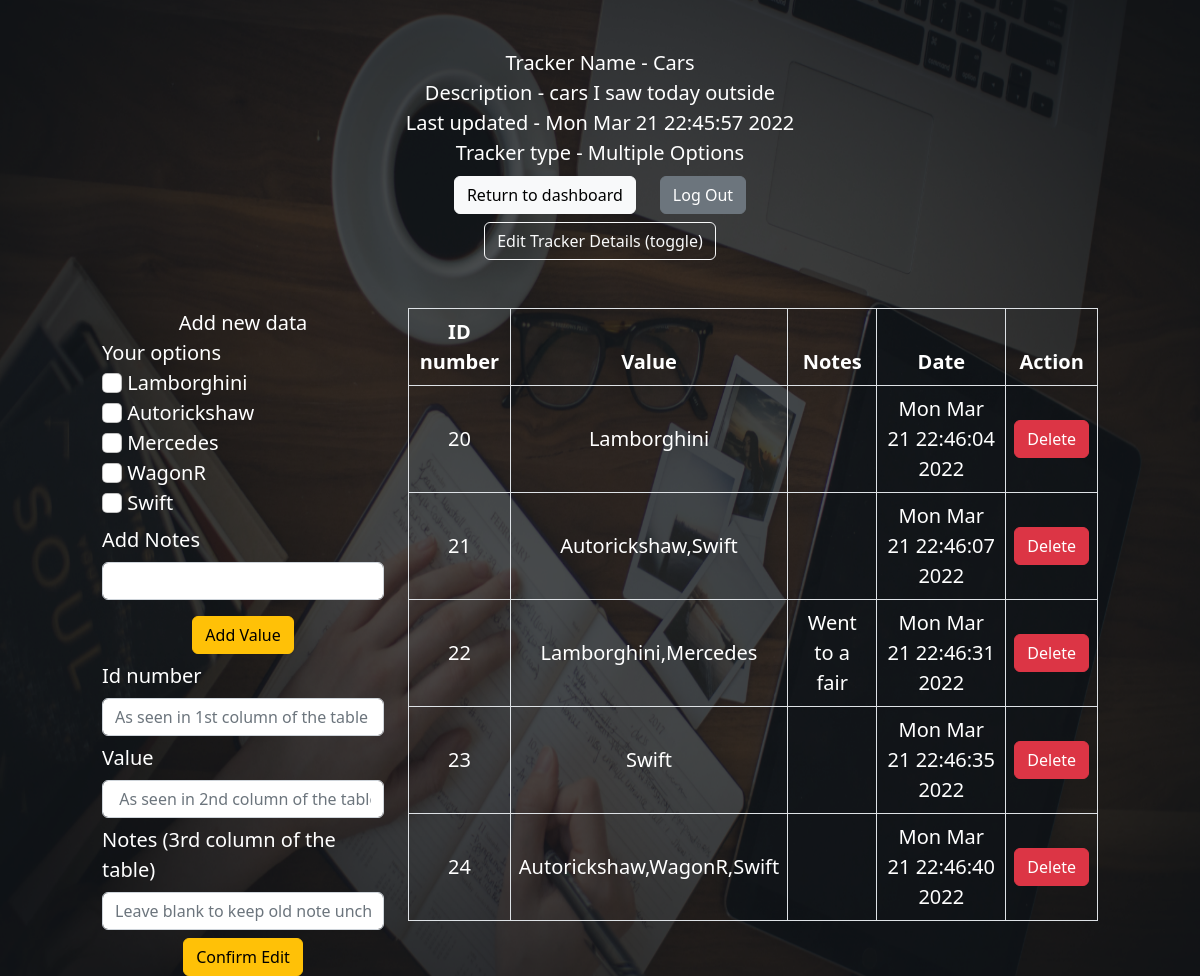
The page /trackerdetails/4 on the database as committed earlier.
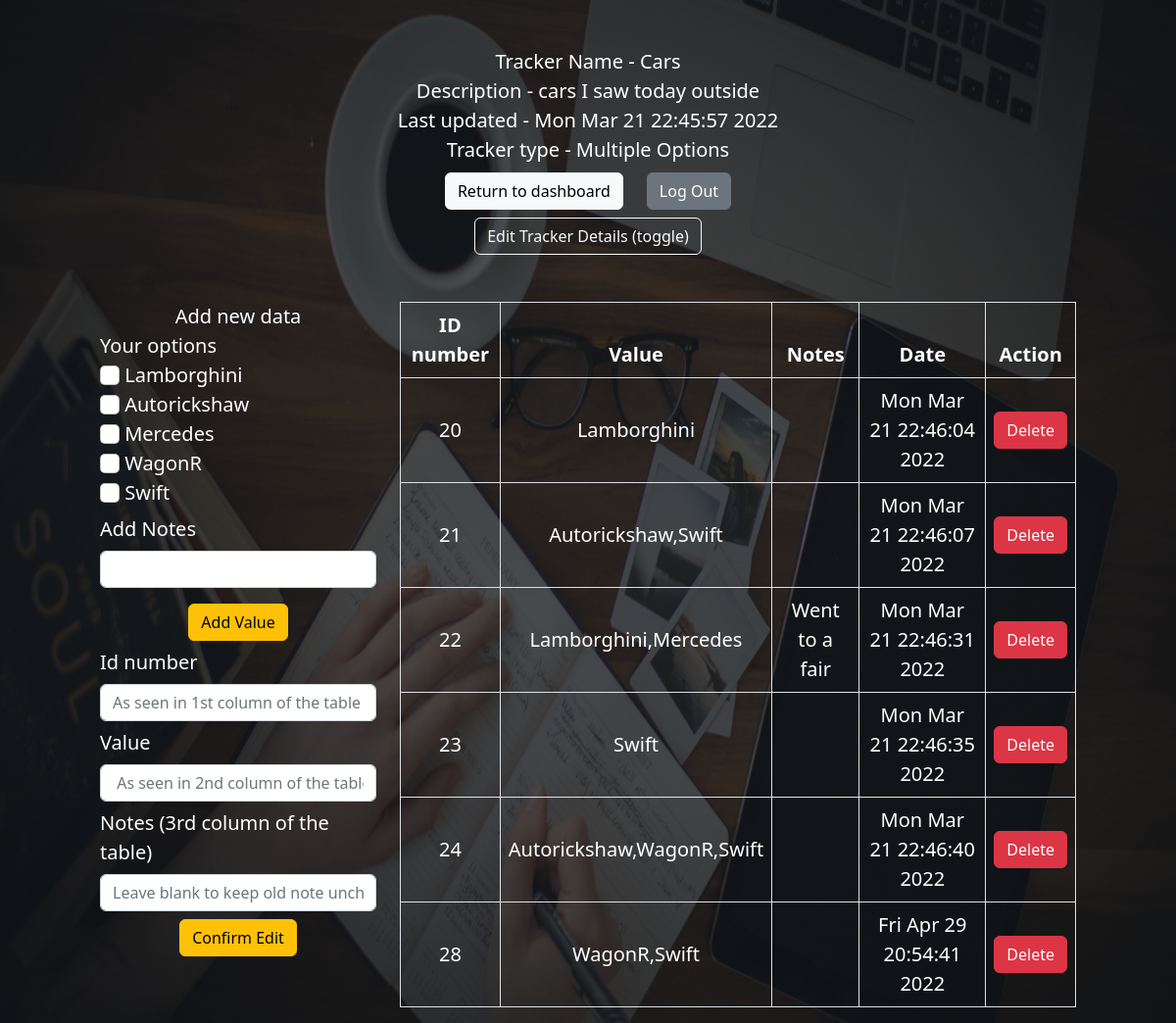
The same page on the database as committed later.
### application/models.py (models this page shows, shortened)
class Trackerlogs(db.Model):
    log_id = db.Column(db.Integer, primary_key=True)
    log_value = db.Column(db.String(100), nullable=False)
    log_note = db.Column(db.String(100))
    log_time = db.Column(db.String(80), unique=True, nullable=False)
    tracker_id = db.Column(db.Integer, db.ForeignKey('tracker.tracker_id'),nullable=False)

### application/controller_tracker.py (the view, shortened to what this page needs)
@app.route("/trackerdetails/<tracker_id>")
def trackerdetails(tracker_id):
    user_logs = Trackerlogs.query.filter_by(tracker_id=tracker_id).all()
    user_id = Tracker.query.filter_by(tracker_id=tracker_id).first().user_id
    user_name = User.query.filter_by(user_id=user_id).first().user_name
    tracker = Tracker.query.filter_by(tracker_id=tracker_id).first()
    tracker_name = tracker.tracker_name
    tracker_description = tracker.tracker_description
    tracker_log_time = tracker.tracker_log_time
    tracker_type = tracker.tracker_type
    if tracker_type == "mo_tracker":
        user_defined_options = Tracker.query.filter_by(tracker_id=tracker_id).first().user_defined_options
        options_list = user_defined_options.rsplit(",")
        return render_template("trackerdetails.html",user_logs=user_logs,tracker=tracker,user_name=user_name,options_list=options_list)

### templates/trackerdetails.html (shortened to what the changed rows need)
{% extends 'layout.html' %}
{% block body %}
<div class="row mt-5 justify-content-center">
    <div class="col-12 col-sm-8 col-md-3 col-xl-3">
        <div class="row justify-content-center">
            <div class="col">
                <form id="record_value" class="" action='/createlog/{{tracker["tracker_id"]}}' method="post">
                    {% include "value_input_form.html" %}
                </form>
            </div>
        </div>
    </div>
    <div class="col col-sm-12 col-md-12 col-xl-7">
        <table class="table text-white table-bordered text-center table-responsive align-middle">
            <thead class="thead-dark">
                <tr>
                    <th>ID number</th>
                    <th>Value</th>
                    <th>Notes</th>
                    <th>Date</th>
                    <th>Action</th>
                </tr>
            </thead>
            <tbody>
                {% for userlog in user_logs%}
                <tr>
                    <td>{{userlog["log_id"]}}</td>
                    <td>{{userlog["log_value"]}}</td>
                    <td>{% if userlog["log_note"] == None %}-{% else %}{{userlog["log_note"]}}{% endif %}</td>
                    <td>{{userlog["log_time"]}}</td>
                    <td>
                        <div class="row justify-content-center">
                            <div class="col">
                                <a class="btn btn-danger" href='/deletelog/{{userlog["log_id"]}}'>Delete</a>
                            </div>
                        </div>
                    </td>
                </tr>
                {% endfor %}
            </tbody>
        </table>
    </div>
</div>
{% endblock %}

Rows that differ between the two databases and show on the page:
added Trackerlogs: log_id "28", log_value "WagonR,Swift", log_time "Fri Apr 29 20:54:41 2022"
